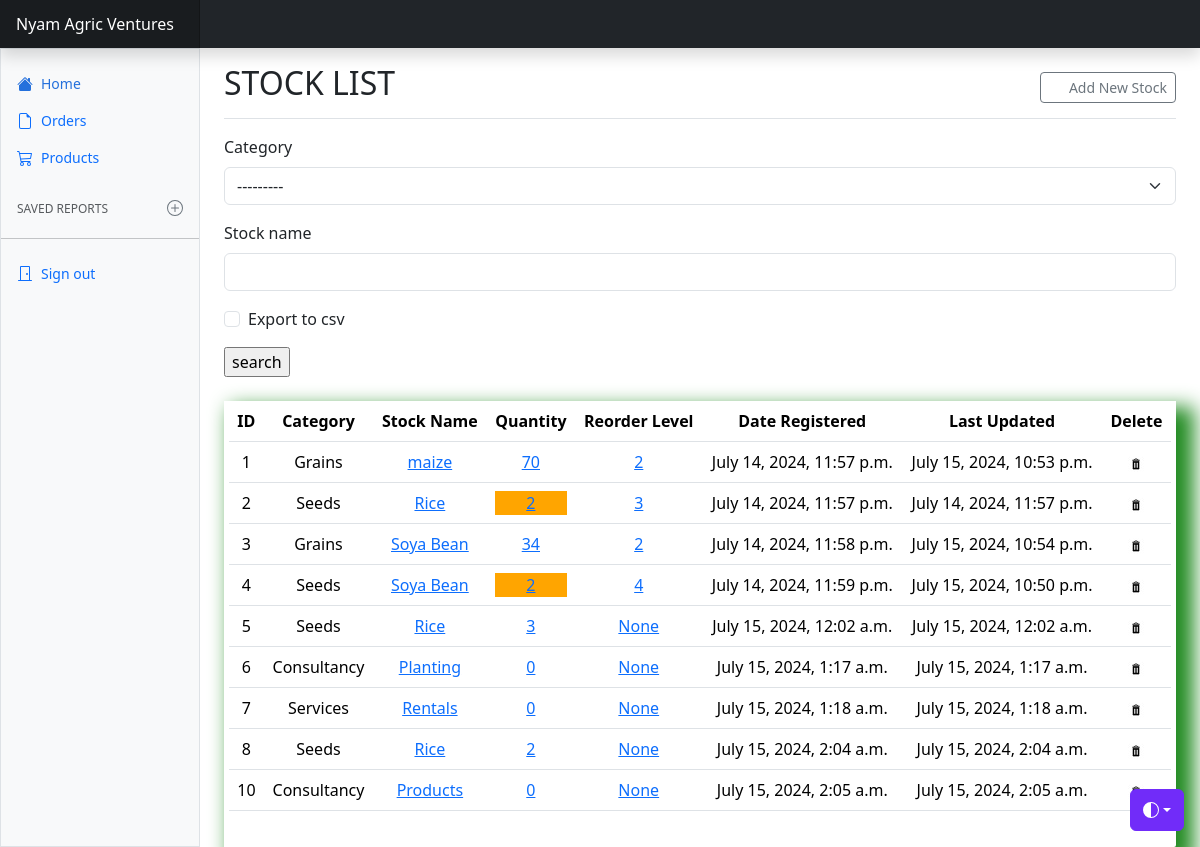
The app's page /stock_list with its own data.
### stock_app/models.py (models this page shows, shortened)
class Stock(models.Model):
    category = models.ForeignKey(Category, on_delete=models.CASCADE, blank=True, null=True)
    stock_name = models.CharField(max_length=100, blank=True, null=True)
    quantity = models.IntegerField(default=0, blank=True, null=True)
    quantity_purchased = models.IntegerField(default=0, blank=True, null=True)
    purchased_by = models.CharField(max_length=100, blank=True, null=True)
    quantity_sold = models.IntegerField(default=0, blank=True, null=True)
    sold_by = models.CharField(max_length=100, blank=True, null=True)
    sold_to = models.CharField(max_length=100, blank=True, null=True)
    reorder_level = models.IntegerField(blank=True, null=True)
    date_registered = models.DateTimeField(auto_now_add=True, auto_now=False)
    last_updated = models.DateTimeField(auto_now_add=False, auto_now=True)
    export_to_csv = models.BooleanField(default=False)

class Category(models.Model):
    category_name = models.CharField(max_length=50, null=True, blank=True)
    def __str__(self):
        return self.category_name

### stock_app/views.py (the view, shortened to what this page needs)
# urls.py: path('stock_list', views.stock_list, name="stock_list"),
def stock_list(request):
    stock = Stock.objects.all()
    form = SearchForm(request.POST or None)
    context = {
         "form": form,
         "stock": stock
    }
    return render(request, "stock_list.html", context)

### stock_app/forms.py
class SearchForm(forms.ModelForm):
    class Meta:
        model = Stock
        fields = ["category","stock_name", "export_to_csv"]

### stock_app/templates/stock_list.html (shortened to what this page needs)
<!doctype html>
{% load static %}
{% load crispy_forms_tags %}
<html lang="en" data-bs-theme="auto">
  <head><script src="/docs/5.3/assets/js/color-modes.js"></script>
     <link href="{% static 'css/stylesheet.css' %}" rel="stylesheet">
    <link href="{% static 'css/bootstrap.min.css' %}" rel="stylesheet">
    <link href="{% static 'css/dashboard.css' %}" rel="stylesheet">
    <link rel="stylesheet" href="https://cdn.jsdelivr.net/npm/@docsearch/css@3">
<link href="/docs/5.3/dist/css/bootstrap.min.css" rel="stylesheet">
    <link href="https://cdn.jsdelivr.net/npm/bootstrap-icons@1.10.5/font/bootstrap-icons.min.css" rel="stylesheet">
    <link href="dashboard.css" rel="stylesheet">
  </head>
  <body>
    <div class="dropdown position-fixed bottom-0 end-0 mb-3 me-3 bd-mode-toggle">
      <button class="btn btn-bd-primary py-2 dropdown-toggle d-flex align-items-center"
              id="bd-theme"
              type="button"
              aria-expanded="false"
              data-bs-toggle="dropdown"
              aria-label="Toggle theme (auto)">
        <svg class="bi my-1 theme-icon-active" width="1em" height="1em"><use href="#circle-half"></use></svg>
      </button>
    </div>
<header class="navbar sticky-top bg-dark flex-md-nowrap p-0 shadow" data-bs-theme="dark">
  <a class="navbar-brand col-md-3 col-lg-2 me-0 px-3 fs-6 text-white" href="#">Nyam Agric Ventures</a>
</header>
<div class="container-fluid">
  <div class="row">
    <div class="sidebar border border-right col-md-3 col-lg-2 p-0 bg-body-tertiary">
      <div class="offcanvas-md offcanvas-end bg-body-tertiary" tabindex="-1" id="sidebarMenu" aria-labelledby="sidebarMenuLabel">
        <div class="offcanvas-body d-md-flex flex-column p-0 pt-lg-3 overflow-y-auto">
          <ul class="nav flex-column">
            <li class="nav-item">
              <a class="nav-link d-flex align-items-center gap-2 active" aria-current="page" href="{% url 'home' %}">
                <svg class="bi"><use xlink:href="#house-fill"/></svg>
                Home
              </a>
            </li>
            <li class="nav-item">
              <a class="nav-link d-flex align-items-center gap-2" href="{% url 'stock_details' %}">
                <svg class="bi"><use xlink:href="#file-earmark"/></svg>
                Orders
              </a>
            </li>
            <li class="nav-item">
              <a class="nav-link d-flex align-items-center gap-2" href="{% url 'stock_list' %}">
                <svg class="bi"><use xlink:href="#cart"/></svg>
                Products
              </a>
            </li>
          </ul>
          <h6 class="sidebar-heading d-flex justify-content-between align-items-center px-3 mt-4 mb-1 text-body-secondary text-uppercase">
            <span>Saved reports</span>
            <a class="link-secondary" href="#" aria-label="Add a new report">
              <svg class="bi"><use xlink:href="#plus-circle"/></svg>
            </a>
          </h6>
          <hr class="my-3">
          <ul class="nav flex-column mb-auto">
            <li class="nav-item">
              <a class="nav-link d-flex align-items-center gap-2" href="#">
                <svg class="bi"><use xlink:href="#door-closed"/></svg>
                Sign out
              </a>
            </li>
          </ul>
        </div>
      </div>
    </div>
    <main class="col-md-9 ms-sm-auto col-lg-10 px-md-4">
      <div class="d-flex justify-content-between flex-wrap flex-md-nowrap align-items-center pt-3 pb-2 mb-3 border-bottom">
        <h1 class="h2">STOCK LIST</h1>
        <div class="btn-toolbar mb-2 mb-md-0">
          <a href = "{% url 'add_stock' %}" class="btn btn-sm btn-outline-secondary">
             <svg class="bi"><use xlink:href="{% url 'add_stock' %}#cart"/></svg>
            Add New Stock
          </a>
        </div>
      </div>
      <form method="post" action="">
        {{form|crispy}}
        <input type="submit" value="search"/>
      </form>
      <br>
     <div class="display_table">
         <table class="table">
             <thead>
             <tr>
                 <th>ID</th>
                 <th>Category</th>
                 <th>Stock Name</th>
                 <th>Quantity</th>
                  <th>Reorder Level</th>
                  <th>Date Registered</th>
                  <th>Last Updated</th>
                  <th>Delete</th>
             </tr>
             </thead>
             {% for stock in stock %}
             <tr>
                 <td>{{stock.id}}</td>
                <td>{{stock.category}}</td>
                <td><a href="{% url 'update_stock' stock.id %}">{{stock.stock_name}}</a></td>
               <td>
                 {% if stock.quantity <= stock.reorder_level %}
                 <div style="background-color: orange;">
                   <a href="{% url 'stock_info' stock.id %}">{{stock.quantity}}</a></div>
                 {% else %}
                 <a href="{% url 'stock_info' stock.id %}">{{stock.quantity}}</a>
                 {% endif %}
               </td>
                <td><a href="{% url 'reorder_level' stock.id %}">{{stock.reorder_level}}</a></td>
                <td>{{stock.date_registered}}</td>
                <td>{{stock.last_updated}}</td>
               <td><a href="{% url 'delete_stock' stock.id %}"><img src = "{% static 'img/del.jpg' %}"></a></td>
             </tr>
             {% endfor %}
         </table>
     </div>
    </main>
  </div>
</div>
    <script src="https://cdn.jsdelivr.net/npm/chart.js@4.3.2/dist/chart.umd.js"></script><script src="dashboard.js"></script></body>
</html>

### stock_app/static/css/stylesheet.css (style rules this page uses)
.table { font-size= 13px; text-align: center; width: 95; margin: auto; }
.display_table { border-bottom-right-radius: 2px; padding-left: 5px; padding-right: 5px; padding-bottom: 20px; box-shadow: 12px 12px 20px 6px #228B22; }

### stock_app/static/css/dashboard.css (style rules this page uses)
.bi { display: inline-block; width: 1rem; height: 1rem; }
.sidebar .nav-link { font-size: .875rem; font-weight: 500; }
.sidebar .nav-link.active { color: #2470dc; }
.sidebar-heading { font-size: .75rem; }
.navbar-brand { padding-top: .75rem; padding-bottom: .75rem; background-color: rgba(0, 0, 0, .25); box-shadow: inset -1px 0 0 rgba(0, 0, 0, .25); }

### stock_app/templates/stock_list.html (style rules this page uses)
.bi { vertical-align: -.125em; fill: currentColor; }
.btn-bd-primary { --bd-violet-bg: #712cf9; --bd-violet-rgb: 112.520718, 44.062154, 249.437846; --bs-btn-font-weight: 600; --bs-btn-color: var(--bs-white); --bs-btn-bg: var(--bd-violet-bg); --bs-btn-border-color: var(--bd-violet-bg); --bs-btn-hover-color: var(--bs-white); --bs-btn-hover-bg: #6528e0; --bs-btn-hover-border-color: #6528e0; --bs-btn-focus-shadow-rgb: var(--bd-violet-rgb); --bs-btn-active-color: var(--bs-btn-hover-color); --bs-btn-active-bg: #5a23c8; --bs-btn-active-border-color: #5a23c8; }
.bd-mode-toggle { z-index: 1500; }

### records on screen
Stock: id "1", category "Grains", stock_name "maize", quantity "70", reorder_level "2", date_registered "July 14, 2024, 11:57 p.m.", last_updated "July 15, 2024, 10:53 p.m."
Stock: id "2", category "Seeds", stock_name "Rice", quantity "2", reorder_level "3", date_registered "July 14, 2024, 11:57 p.m.", last_updated "July 14, 2024, 11:57 p.m."
Stock: id "3", category "Grains", stock_name "Soya Bean", quantity "34", reorder_level "2", date_registered "July 14, 2024, 11:58 p.m.", last_updated "July 15, 2024, 10:54 p.m."
Stock: id "4", category "Seeds", stock_name "Soya Bean", quantity "2", reorder_level "4", date_registered "July 14, 2024, 11:59 p.m.", last_updated "July 15, 2024, 10:50 p.m."
Stock: id "5", category "Seeds", stock_name "Rice", quantity "3", reorder_level "None", date_registered "July 15, 2024, 12:02 a.m.", last_updated "July 15, 2024, 12:02 a.m."
Stock: id "6", category "Consultancy", stock_name "Planting", quantity "0", reorder_level "None", date_registered "July 15, 2024, 1:17 a.m.", last_updated "July 15, 2024, 1:17 a.m."
Stock: id "7", category "Services", stock_name "Rentals", quantity "0", reorder_level "None", date_registered "July 15, 2024, 1:18 a.m.", last_updated "July 15, 2024, 1:18 a.m."
Stock: id "8", category "Seeds", stock_name "Rice", quantity "2", reorder_level "None", date_registered "July 15, 2024, 2:04 a.m.", last_updated "July 15, 2024, 2:04 a.m."
Stock: id "10", category "Consultancy", stock_name "Products", quantity "0", reorder_level "None", date_registered "July 15, 2024, 2:05 a.m.", last_updated "July 15, 2024, 2:05 a.m."
